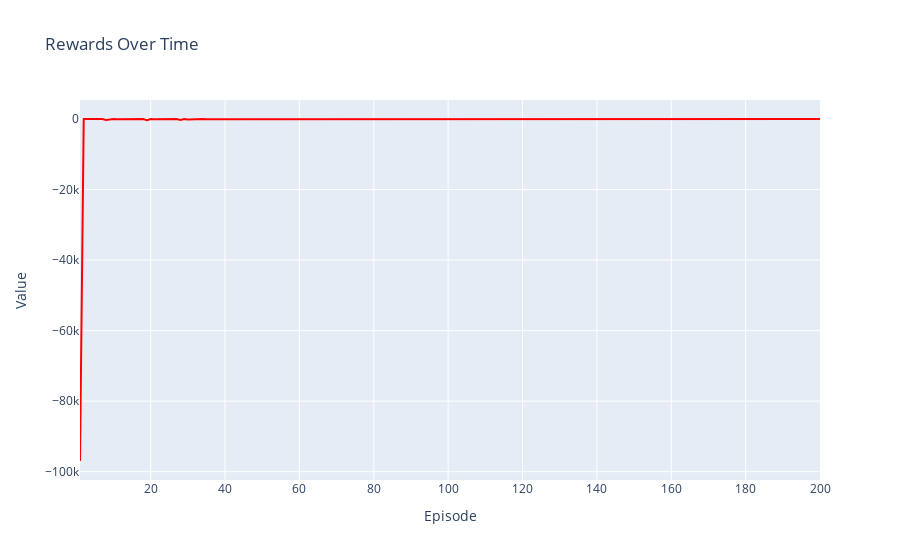
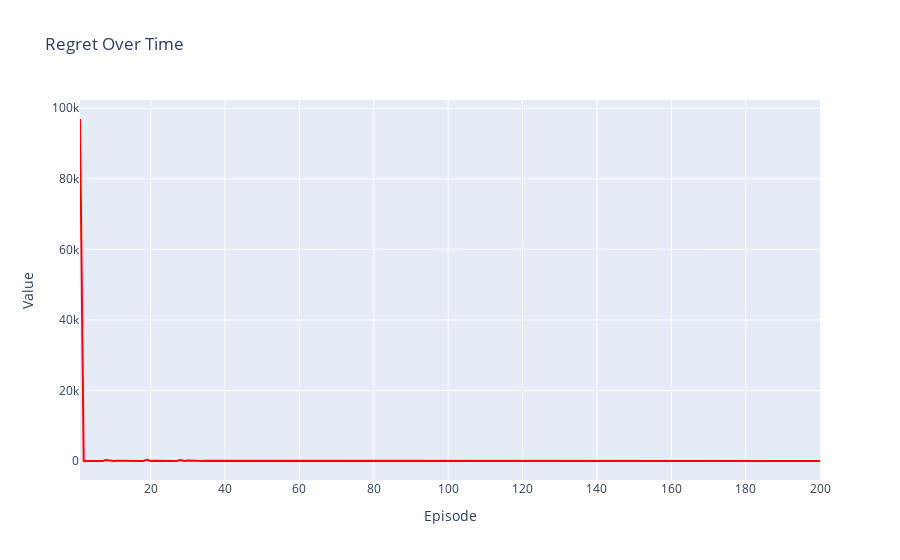

Notebook source saved alongside these figures, in order:
### Code cell
visualize(total_rewards, list(range(1, num_episodes+1)), 'Rewards')
visualize(regrets, list(range(1, num_episodes+1)), 'Regret')

### Figure 1 — Plotly figure (JSON) as saved in the notebook; plotly's stock layout.template omitted (floating-point values rounded to 4 significant figures; data arrays with more than 128 entries replaced by an {"elided": "..."} marker saying what was removed)
{"data": [{"line": {"color": "red"}, "mode": "lines", "name": "Rewards", "type": "scatter", "x": {"elided": "200 int values"}, "y": {"elided": "200 int values"}}], "layout": {"autosize": true, "legend": {"title": {"text": "Legend"}}, "title": {"text": "Rewards Over Time"}, "xaxis": {"autorange": true, "range": [1, 200], "title": {"text": "Episode"}, "type": "linear"}, "yaxis": {"autorange": true, "range": [-102300.0, 5367.0], "title": {"text": "Value"}, "type": "linear"}}}

### Figure 2 — Plotly figure (JSON) as saved in the notebook; plotly's stock layout.template omitted (floating-point values rounded to 4 significant figures; data arrays with more than 128 entries replaced by an {"elided": "..."} marker saying what was removed)
{"data": [{"line": {"color": "red"}, "mode": "lines", "name": "Regret", "type": "scatter", "x": {"elided": "200 int values"}, "y": {"elided": "200 int values"}}], "layout": {"autosize": true, "legend": {"title": {"text": "Legend"}}, "title": {"text": "Regret Over Time"}, "xaxis": {"autorange": true, "range": [1, 200], "title": {"text": "Episode"}, "type": "linear"}, "yaxis": {"autorange": true, "range": [-5366.0, 102300.0], "title": {"text": "Value"}, "type": "linear"}}}
